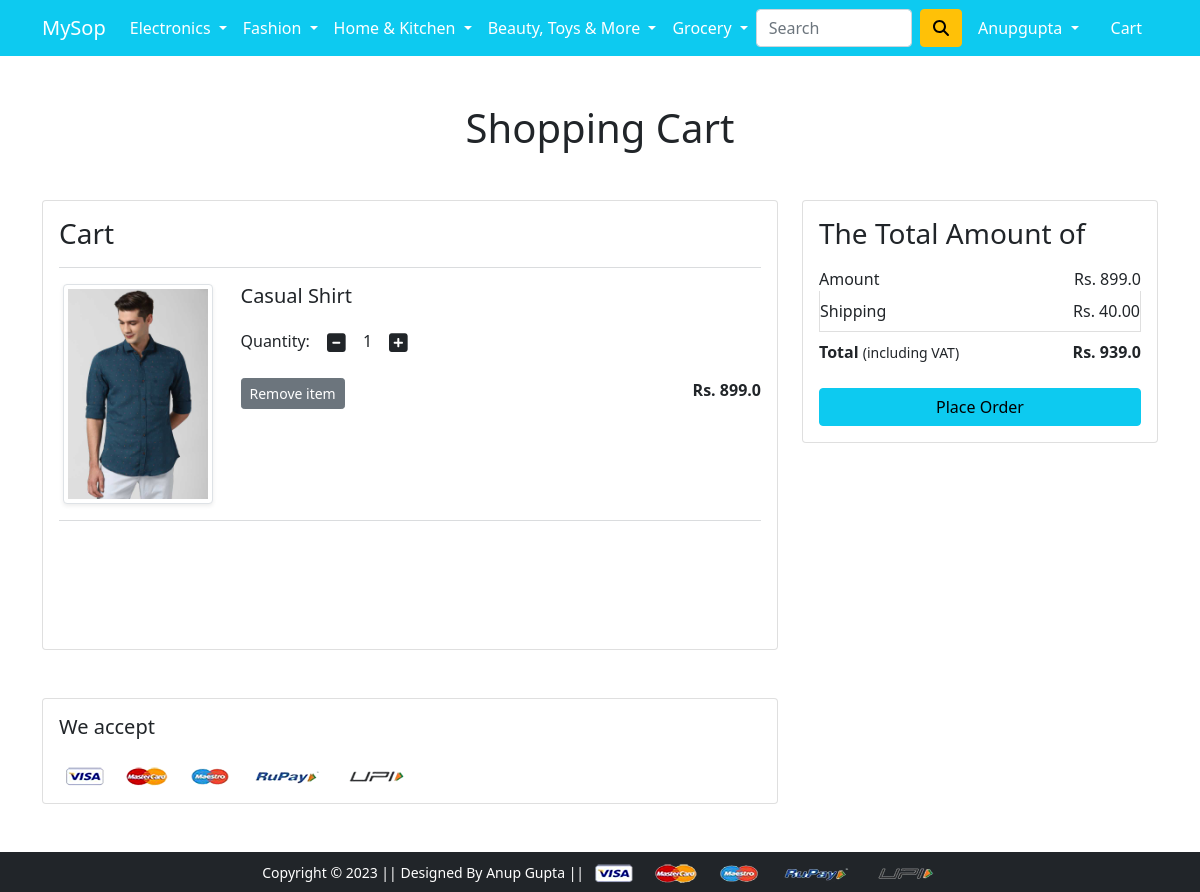
The app's page /cart/ (signed in) with its own data.
### app/models.py (models this page shows, shortened)
class Cart(models.Model):
    user = models.ForeignKey(User,on_delete=models.CASCADE)
    product = models.ForeignKey(Product,on_delete=models.CASCADE)
    quantity =models.PositiveIntegerField(default=1)

class Product (models.Model):
    url=models.CharField(max_length=100,null=True)
    title= models.CharField(max_length=100)
    selling_price = models.FloatField()
    discounted_price = models.FloatField()
    discription = models.TextField()
    brand =models.CharField(max_length=100)
    category = models.ForeignKey(Category,on_delete=models.CASCADE)
    product_image =models.ImageField(upload_to='product',null=True)

### app/views.py (the view)
@login_required
def show_cart(request):
    if request.user.is_authenticated:
        user = request.user
        cart = Cart.objects.filter(user=user).order_by('-id')
        print(cart)
        amount = 0.0
        shiping_amount = 40.00
        totle_amount = 0.0
        cart_product = [p for p in Cart.objects.all() if p.user == user]
        if cart_product:
            for p in cart_product:
                tempamount = p.quantity * p.product.discounted_price
                amount += tempamount
                totleamount = amount + shiping_amount
            return render(
                request,
                "app/addtocart.html",
                {"carts": cart, "totleamount": totleamount, "amount": amount},
            )
        else:
            return render(request, "app/empty.html")

### app/templates/app/addtocart.html (shortened to what this page needs)
{% extends 'app/base.html' %}
{% load static %}
{% block main-content %}
<div class="container my-5">
 <div class="row">
  <h1 class="text-center mb-5">Shopping Cart</h1>
  <div class="col-sm-8">
  <div class="card">
   <div class="card-body">
    <h3>Cart</h3>
    {% for cart in carts %}
  <hr class="text-muted">
    <div class="row">
     <div class="col-sm-3 text-center align-self-center"><img src="{{cart.product.product_image.url}}" alt="" srcset="" class="img-fluid img-thumbnail shadow-sm" height="150" width="150"> </div>
     <div class="col-sm-9">
      <div>
       <h5>{{cart.product.title}}</h5>
       <div class="my-3">
        <label for="quantity">Quantity:</label>
        <a  href=""  class="minus-cart btn" id="{{cart.product.id}}" ><i class="fas fa-minus-square fa-lg"></i></a>
          <span id="quantity">{{cart.quantity}}</span>
        <a  href=""  class="plus-cart btn" id="{{cart.product.id}}"><i class="fas fa-plus-square fa-lg"></i></a>
       </div>
       <div class="d-flex justify-content-between">
        <a href="" class="btn btn-sm btn-secondary mr-3 remove-cart"  pid="{{cart.product.id}}">Remove item </a>
        <p class="mb-0"><span><strong>Rs. {{cart.product.discounted_price}}</strong></span></p>
       </div>
      </div>
     </div>
    </div>
    {% endfor %}
    <hr class="text-muted">
    <div class="row my-5">
     <div class="col-sm-9">
     </div>
    </div>
   </div>
   </div>
  </div>
  <div class="col-sm-4">
   <div class="card">
    <div class="card-body">
      <h3>The Total Amount of</h3>
      <ul class="list-group">
       <li class="list-group-item d-flex justify-content-between align-items-center border-0 px-0 pb-0">Amount<span>Rs. <span id ="amount">{{amount}}</span> </span></li>
       <li class="list-group-item d-flex justify-content-between align-items-center px-0">Shipping<span>Rs. 40.00</span></li>
       <li class="list-group-item d-flex justify-content-between align-items-center border-0 px-0 mb-3">
        <div>
           <strong>Total</strong> <small>(including VAT)</small>
         </div>
         <span><strong>Rs. <strong id="totleamount" >{{totleamount}}</strong> </strong></span>
       </li>
      </ul>
      <div class="d-grid"><a href="{% url 'checkout' %}" class="btn btn-info">Place Order</a></div>
    </div>
   </div>
  </div>
 </div>
</div>
<div class="container">
 <div class="row">
  <div class="col-sm-8">
   <div class="card">
    <div class="card-body">
      <h5 class="mb-4">We accept</h5>
      <img src="{% static 'app/images/payment.png' %}" alt="" class="img-fluid">
    </div>
  </div>
  </div>
 </div>
</div>
{% endblock main-content %}

### app/templates/app/base.html (shortened to what this page needs)
<!doctype html>
{% load static %}
<html lang="en">
  <head>
    <link href="https://cdn.jsdelivr.net/npm/bootstrap@5.0.0-beta1/dist/css/bootstrap.min.css" rel="stylesheet">
    <link rel="stylesheet" href="{% static 'app/css/owl.carousel.min.css' %}">
    <link rel="stylesheet" href="{% static 'app/css/all.min.css' %}">
    <link rel="stylesheet" href="{% static 'app/css/style.css' %}">
  </head>
  <body>
    <nav class="navbar navbar-expand-lg navbar-dark bg-info sticky-top">
     <div class="container">
       <a class="navbar-brand" href="/">MySop</a>
       <div class="collapse navbar-collapse" id="navbarSupportedContent">
         <ul class="navbar-nav me-auto mb-2 mb-lg-0">
           <li class="nav-item dropdown">
             <a class="nav-link dropdown-toggle text-white" href="#" id="electronicsDropdown" role="button" data-bs-toggle="dropdown" aria-expanded="false">
               Electronics
             </a>
           </li>
           <li class="nav-item dropdown">
             <a class="nav-link dropdown-toggle text-white" href="#" id="fashionDropdown" role="button" data-bs-toggle="dropdown" aria-expanded="false">
               Fashion
             </a>
           </li>
           <li class="nav-item dropdown">
            <a class="nav-link dropdown-toggle text-white" href="#" id="electronicsDropdown" role="button" data-bs-toggle="dropdown" aria-expanded="false">
              Home & Kitchen
            </a>
          </li>
          <li class="nav-item dropdown">
            <a class="nav-link dropdown-toggle text-white" href="#" id="electronicsDropdown" role="button" data-bs-toggle="dropdown" aria-expanded="false">
              Beauty, Toys & More
            </a>
          </li>
          <li class="nav-item dropdown">
            <a class="nav-link dropdown-toggle text-white" href="#" id="electronicsDropdown" role="button" data-bs-toggle="dropdown" aria-expanded="false">
              Grocery
            </a>
          </li>
         </ul>
         <form class="d-flex">
           <input class="form-control me-2" type="search" placeholder="Search" aria-label="Search">
           <button class="btn btn-warning" type="submit"><i class="fa fa-search" aria-hidden="true"></i></button>
         </form>
         <div>
          <ul class="navbar-nav me-auto mb-2 mb-lg-0">
           {% if user.is_authenticated %}
           <li class="nav-item dropdown mx-2">
              <a class="nav-link dropdown-toggle text-white" href="#" id="profileDropdown" role="button" data-bs-toggle="dropdown" aria-expanded="false">
               {{request.user.username|capfirst}}
              </a>
            </li>
            <li class="nav-item mx-2">
             <a href="{% url 'showcart' %}"  class="nav-link text-white"> Cart </a>
            </li>
             {% endif %}
          </ul>
         </div>
       </div>
     </div>
    </nav>
    {% block main-content %} {% endblock main-content %}
    <footer class="container-fluid bg-dark text-center p-2 mt-5">
        <small class="text-white">Copyright &copy; 2023 || Designed By Anup Gupta || </small>
        <img src="{% static 'app/images/payment.png' %}" alt="" srcset="" class="img-fluid" height="2px">
    </footer>
  </body>
</html>

### records on screen
Cart: product.product_image (picture), product "Casual Shirt", quantity "1", product.discounted_price "899.0"

### other values on screen
{{ request.user.username|capfirst }} "Anupgupta"
{{ amount }} "899.0"
{{ totleamount }} "939.0"
